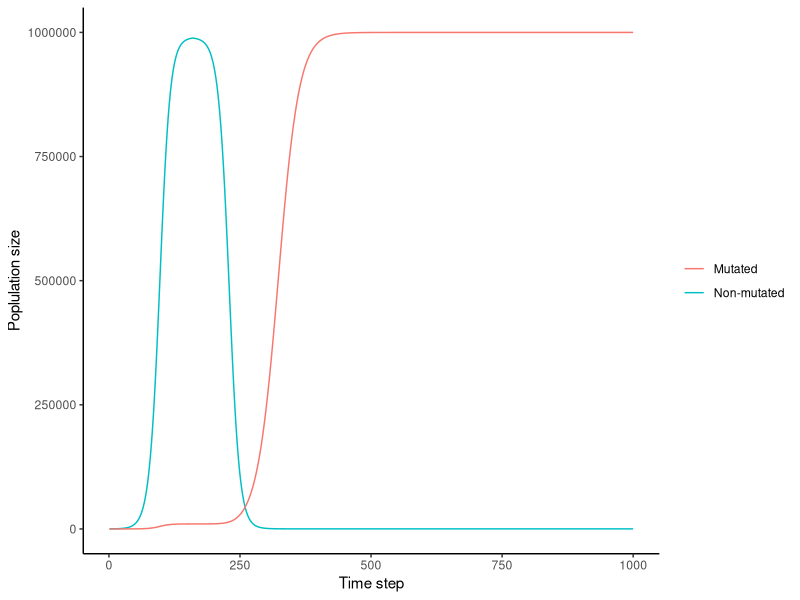

Recreate this plot in R.
# Exercise 11 - Dynamic Modeling of drug resistance in tumors
# Connor Evans 

library(ggplot2)

# Absent drug treatment:
# rN = 0.1
# rM = 0.1

# Once drug treatment starts:
# rN = -0.1
# rM = 0.05

N0 <- 99 #the mutation occurred when there were 100 total cells in the tumor
M0 <-  1
rN <- 0.1  #growth rate of population N
rM <-  0.1 #growth rate of population M
K <- 1000000 #carrying capacity - 1 million cells
timesteps <- 1000
DrugTreatment = F #starting off growth with no drug treatment

# create vector to store population values and set initial population values
popMatrix = matrix(data = NA, nrow = timesteps, ncol = 2)
popMatrix[1,1] = N0
popMatrix[1,2] = M0

# simulate
for(t in 1:(timesteps-1)){   #for the amount of timesteps...
  if(t >= 160){ 
    # Drug treatment begins at equilibrium (total population reaches carrying capacity, which happens at ~ t = 160)
    rN <- -0.1
    rM <- 0.05 
    DrugTreatment = T
    popMatrix[t+1,1] = popMatrix[t,1] + rN*(popMatrix[t,1])*(1-((popMatrix[t,1] + popMatrix[t,2])/K)) # Update N population (non-mutated)
    popMatrix[t+1,2] = popMatrix[t,2] + rM*(popMatrix[t,2])*(1-((popMatrix[t,1] + popMatrix[t,2])/K)) # Update M population (mutated)
  }
  else {
    popMatrix[t+1,1] = popMatrix[t,1] + rN*(popMatrix[t,1])*(1-((popMatrix[t,1] + popMatrix[t,2])/K)) # Update N population (non-mutated)
    popMatrix[t+1,2] = popMatrix[t,2] + rM*(popMatrix[t,2])*(1-((popMatrix[t,1] + popMatrix[t,2])/K)) # Update M population (mutated)
      
  }
}

# plot simulation
simEvents<-data.frame(time=1:length(popMatrix[,1]),N = popMatrix[,1], M = popMatrix[,2])
ggplot(data=simEvents)+
  geom_line(aes(x=time,y=N,col='Non-mutated'))+
  geom_line(aes(x=time,y=M,col='Mutated'))+
  xlab('Time step')+
  ylab('Poplulation size')+
  theme_classic()+
  theme(legend.title = element_blank())
